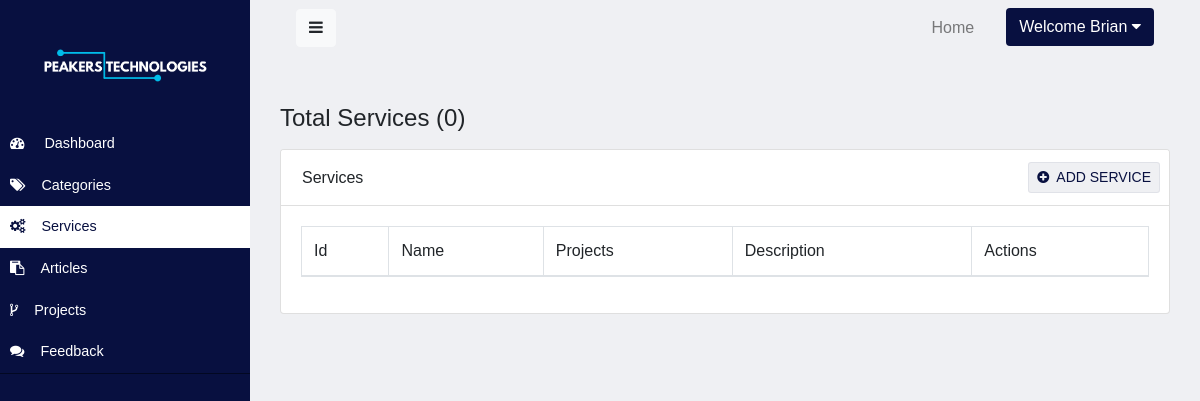
The app's page /staff/services (signed in), older data.
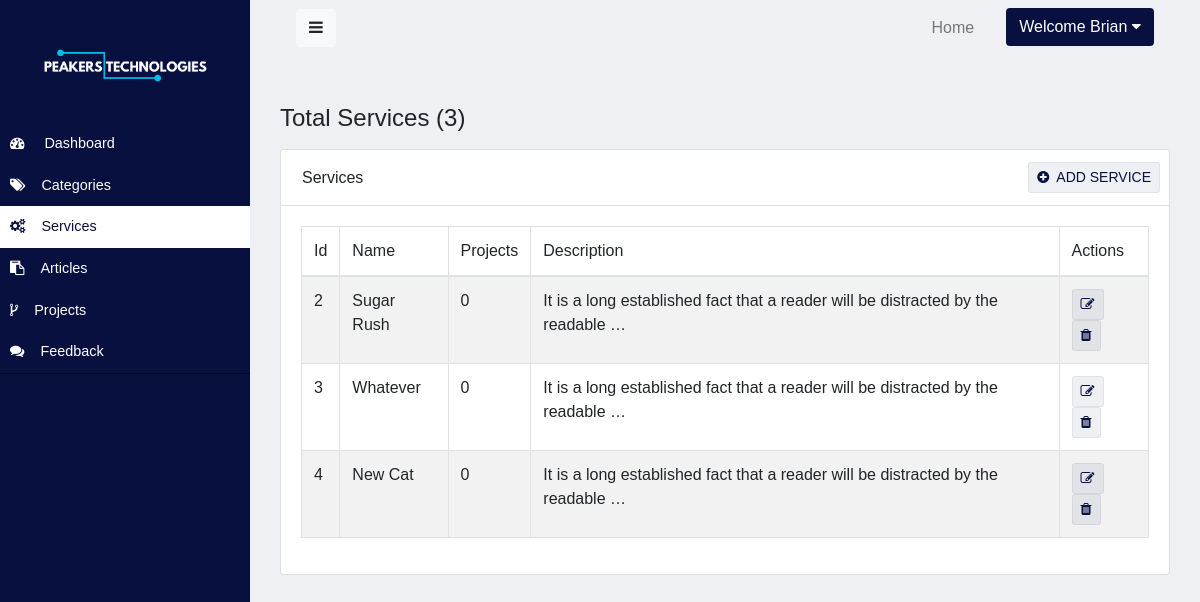
The same page, newer data.
### website/models.py (models this page shows, shortened)
class Service(models.Model):
    name = models.CharField(max_length = 50)
    description = models.TextField(null=True, blank=True)
    icon = models.ImageField(null=True, blank=True)
    slug = models.SlugField(max_length=200)
    views = models.IntegerField(default=0,blank=True)
    created_at = models.DateTimeField(auto_now_add=True)
    updated_at = models.DateTimeField(auto_now=True)

### website/views.py (the view)
# urls.py: path('services', ServiceList.as_view(), name="services"),
@method_decorator(login_required, name="dispatch")
class ServiceList(LoginRequiredMixin, ListView):
    model = Service
    context_object_name = 'services'
    template_name = "admin/services.html"

### website/templates/admin/services.html
{% extends 'admin/layouts/admin-base.html' %}
{% block 'content' %}
<div class="container">
    <h4 class="mt-5 mb-3">Total Services ({{services | length}})</h4>
    <div class="row justify-content-center">
        <div class="col-lg-12">
            <div class="card">
                <div class="card-header">
                    <div class="row">
                        <h6 class="ml-3 my-auto">Services</h6>
                        <a href="{% url 'add_service' %}" class="btn btn-text-main btn-sm ml-auto mr-1">
                            <i class="fa fa-plus-circle mr-1"></i>
                            ADD SERVICE
                        </a>
                    </div>
                </div>
                <div class="card-body">
                    <table class="table table-striped table-bordered">
                        <thead>
                            <tr>
                                <td>Id</td>
                                <td>Name</td>
                                <td>Projects</td>
                                <td>Description</td>
                                <td>Actions</td>
                            </tr>
                        </thead>
                        <tbody>
                            {% for service in services %}
                            <tr id="services_{{service.id}}">
                                <td>{{service.id}}</td>
                                <td>{{service.name}}</td>
                                <td>{{service.projects|length}}</td>
                                <td>{{service.description | truncatewords:15}}</td>
                                <td>
                                    <a href="{% url 'update_service' service.id %}" class="btn btn-text-main btn-sm">
                                        <i class="fa fa-edit"></i>
                                    </a>
                                    <button onclick="deleteItem('/staff/services/delete/{{service.id}}', '#services_{{service.id}}')"  class="btn btn-text-main btn-sm">
                                        <i class="fa fa-trash"></i>
                                    </button>
                                </td>
                            </tr>
                            {% endfor %}
                        </tbody>
                    </table>
                </div>
            </div>
        </div>
    </div>
</div>
{% endblock %}

Row changes from the older to the newer data that the page shows:
added Service: id "2", name "Sugar Rush", projects|length "0", description "It is a long established fact that a reader will be distracted by the readable …"
added Service: id "3", name "Whatever", projects|length "0", description "It is a long established fact that a reader will be distracted by the readable …"
added Service: id "4", name "New Cat", projects|length "0", description "It is a long established fact that a reader will be distracted by the readable …"
Text that changed along with them:
{{ services | length }}: "0" → "3"
